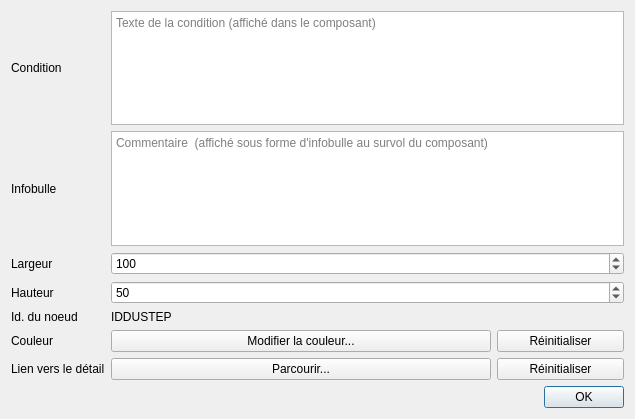
<?xml version="1.0" encoding="UTF-8"?>
<ui version="4.0">
 <class>ModifyConditionDialog</class>
 <widget class="QDialog" name="ModifyConditionDialog">
  <property name="geometry">
   <rect>
    <x>0</x>
    <y>0</y>
    <width>635</width>
    <height>419</height>
   </rect>
  </property>
  <property name="windowTitle">
   <string>Modification du noeud condition</string>
  </property>
  <layout class="QGridLayout" name="gridLayout_2">
   <item row="5" column="1">
    <widget class="QLabel" name="labelID">
     <property name="text">
      <string>IDDUSTEP</string>
     </property>
    </widget>
   </item>
   <item row="2" column="1">
    <widget class="QPlainTextEdit" name="plainTextEditComment">
     <property name="tabChangesFocus">
      <bool>true</bool>
     </property>
     <property name="placeholderText">
      <string>Commentaire  (affiché sous forme d'infobulle au survol du composant)</string>
     </property>
    </widget>
   </item>
   <item row="6" column="0">
    <widget class="QLabel" name="label_7">
     <property name="text">
      <string>Couleur</string>
     </property>
     <property name="buddy">
      <cstring>pushButtonColor</cstring>
     </property>
    </widget>
   </item>
   <item row="8" column="1">
    <widget class="QDialogButtonBox" name="buttonBox">
     <property name="orientation">
      <enum>Qt::Horizontal</enum>
     </property>
     <property name="standardButtons">
      <set>QDialogButtonBox::Ok</set>
     </property>
    </widget>
   </item>
   <item row="4" column="0">
    <widget class="QLabel" name="label_4">
     <property name="text">
      <string>Hauteur</string>
     </property>
     <property name="buddy">
      <cstring>spinBoxHeight</cstring>
     </property>
    </widget>
   </item>
   <item row="7" column="0">
    <widget class="QLabel" name="label_3">
     <property name="text">
      <string>Lien vers le détail</string>
     </property>
     <property name="buddy">
      <cstring>pushButtonLinkInit</cstring>
     </property>
    </widget>
   </item>
   <item row="5" column="0">
    <widget class="QLabel" name="label_6">
     <property name="text">
      <string>Id. du noeud</string>
     </property>
    </widget>
   </item>
   <item row="3" column="0">
    <widget class="QLabel" name="label_5">
     <property name="text">
      <string>Largeur</string>
     </property>
     <property name="buddy">
      <cstring>spinBoxWidth</cstring>
     </property>
    </widget>
   </item>
   <item row="2" column="0">
    <widget class="QLabel" name="label_2">
     <property name="text">
      <string>Infobulle</string>
     </property>
     <property name="buddy">
      <cstring>plainTextEditComment</cstring>
     </property>
    </widget>
   </item>
   <item row="0" column="1">
    <widget class="QPlainTextEdit" name="plainTextEditCondition">
     <property name="tabChangesFocus">
      <bool>true</bool>
     </property>
     <property name="placeholderText">
      <string>Texte de la condition (affiché dans le composant)</string>
     </property>
    </widget>
   </item>
   <item row="7" column="1">
    <layout class="QHBoxLayout" name="horizontalLayout_2" stretch="3,1">
     <item>
      <widget class="QPushButton" name="pushButtonLinkInit">
       <property name="text">
        <string>Parcourir...</string>
       </property>
      </widget>
     </item>
     <item>
      <widget class="QPushButton" name="pushButtonLink">
       <property name="text">
        <string>Réinitialiser</string>
       </property>
      </widget>
     </item>
    </layout>
   </item>
   <item row="6" column="1">
    <layout class="QHBoxLayout" name="horizontalLayout" stretch="3,1">
     <item>
      <widget class="QPushButton" name="pushButtonColor">
       <property name="text">
        <string>Modifier la couleur...</string>
       </property>
      </widget>
     </item>
     <item>
      <widget class="QPushButton" name="pushButtonColorInit">
       <property name="text">
        <string>Réinitialiser</string>
       </property>
      </widget>
     </item>
    </layout>
   </item>
   <item row="3" column="1">
    <widget class="QSpinBox" name="spinBoxWidth">
     <property name="minimum">
      <number>10</number>
     </property>
     <property name="maximum">
      <number>1000</number>
     </property>
     <property name="value">
      <number>100</number>
     </property>
    </widget>
   </item>
   <item row="4" column="1">
    <widget class="QSpinBox" name="spinBoxHeight">
     <property name="minimum">
      <number>10</number>
     </property>
     <property name="maximum">
      <number>1000</number>
     </property>
     <property name="value">
      <number>50</number>
     </property>
    </widget>
   </item>
   <item row="0" column="0">
    <widget class="QLabel" name="label">
     <property name="text">
      <string>Condition</string>
     </property>
     <property name="alignment">
      <set>Qt::AlignLeading|Qt::AlignLeft|Qt::AlignVCenter</set>
     </property>
     <property name="buddy">
      <cstring>plainTextEditCondition</cstring>
     </property>
    </widget>
   </item>
  </layout>
 </widget>
 <tabstops>
  <tabstop>plainTextEditCondition</tabstop>
  <tabstop>plainTextEditComment</tabstop>
  <tabstop>spinBoxWidth</tabstop>
  <tabstop>spinBoxHeight</tabstop>
  <tabstop>pushButtonColor</tabstop>
  <tabstop>pushButtonColorInit</tabstop>
  <tabstop>pushButtonLinkInit</tabstop>
  <tabstop>pushButtonLink</tabstop>
 </tabstops>
 <resources/>
 <connections>
  <connection>
   <sender>buttonBox</sender>
   <signal>accepted()</signal>
   <receiver>ModifyConditionDialog</receiver>
   <slot>accept()</slot>
   <hints>
    <hint type="sourcelabel">
     <x>248</x>
     <y>254</y>
    </hint>
    <hint type="destinationlabel">
     <x>157</x>
     <y>274</y>
    </hint>
   </hints>
  </connection>
  <connection>
   <sender>buttonBox</sender>
   <signal>rejected()</signal>
   <receiver>ModifyConditionDialog</receiver>
   <slot>reject()</slot>
   <hints>
    <hint type="sourcelabel">
     <x>316</x>
     <y>260</y>
    </hint>
    <hint type="destinationlabel">
     <x>286</x>
     <y>274</y>
    </hint>
   </hints>
  </connection>
 </connections>
</ui>
